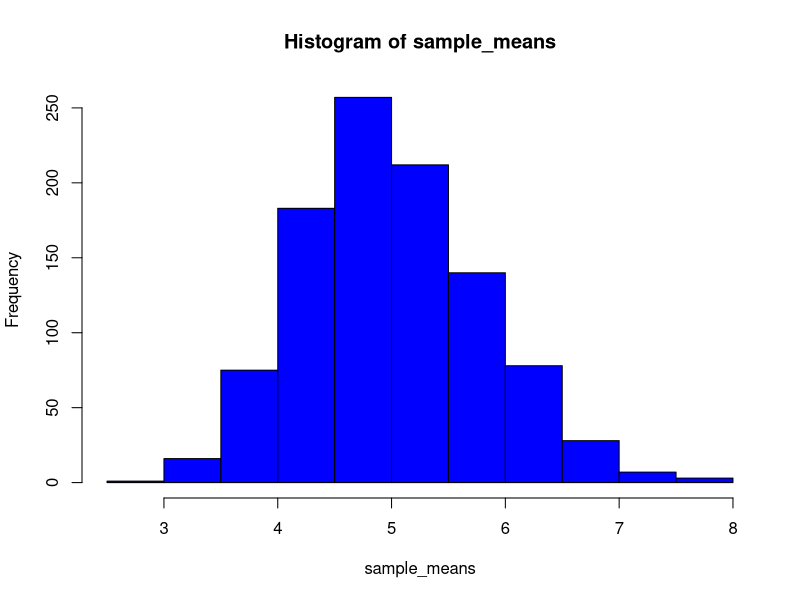
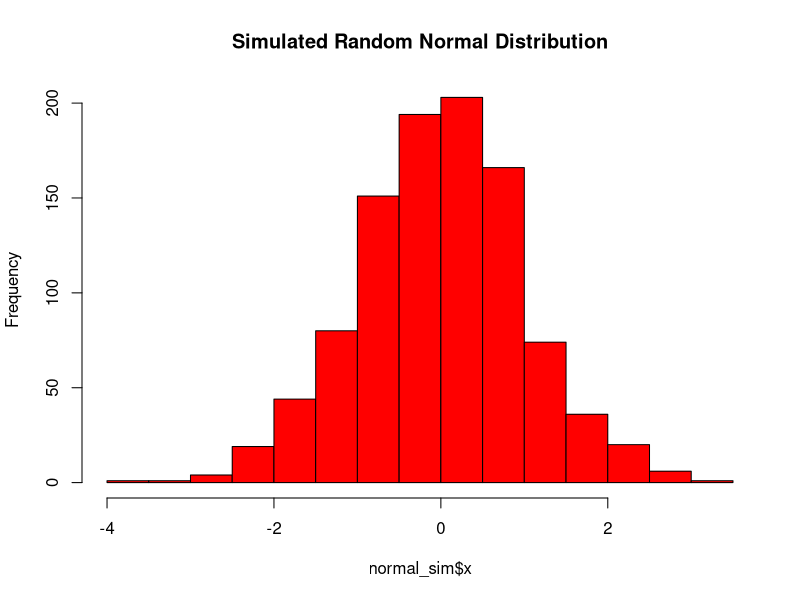
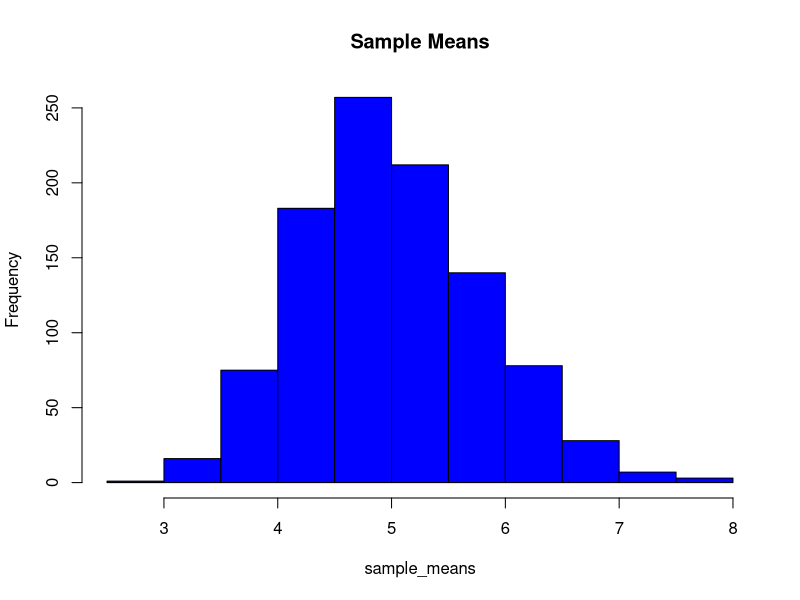

These figures' R source, in order:
## ---- chunk 1
# Setup Code, include libraries.
library(ggplot2)

# Variables
sims <- 1000
lambda <- 0.2
n <- 40

# Set random seed for reproducibility.
set.seed(3737)
## ---- chunk 2
# Since a matrix fills in a cascade, this does the job of generating the 
# sims and the samples.
sim_matrix <- matrix(rexp(sims * n, rate=lambda), sims, n)

# Means of the random samples.
sample_means <- rowMeans(sim_matrix)
## ---- chunk 3
hist(sample_means, col="blue")
## ---- chunk 4
theoretical_mean <- 1/lambda
sample_mean <- mean(sample_means)
## ---- chunk 5
sample_var <- var(sample_means)
theoretical_var <- (theoretical_mean) ^ 2/n
## ---- chunk 6
normal_sim <- data.frame(x = rnorm(1000, 0, 1))
## ---- chunk 7
hist(normal_sim$x, col="red", main="Simulated Random Normal Distribution")
## ---- chunk 8
hist(sample_means, col="blue", main="Sample Means")
## ---- chunk 9
conf_interval <- round (
    mean(sample_means) + c(-1,1) * 1.96 * sd(sample_means) / sqrt(n), 3
)
theoretical_conf_interval <- theoretical_mean + c(-1,1) * 1.96 * sqrt(theoretical_var) / sqrt(n);
